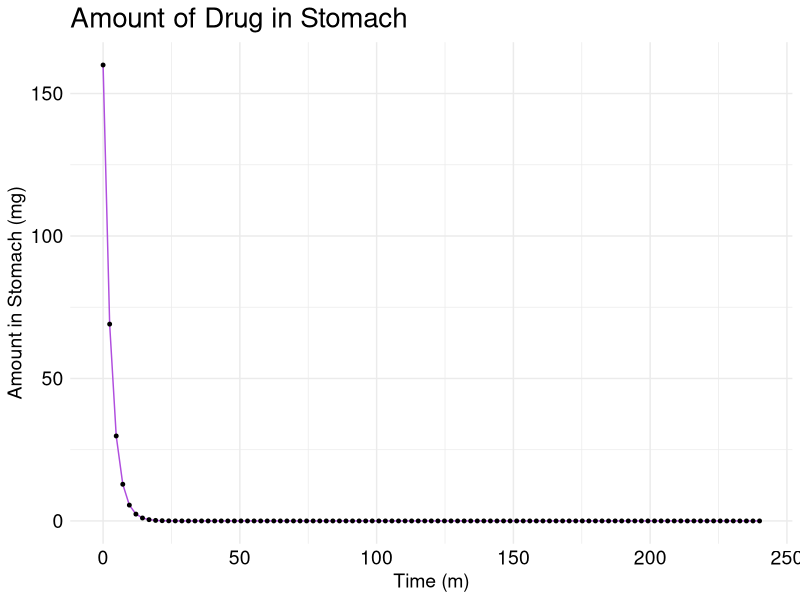
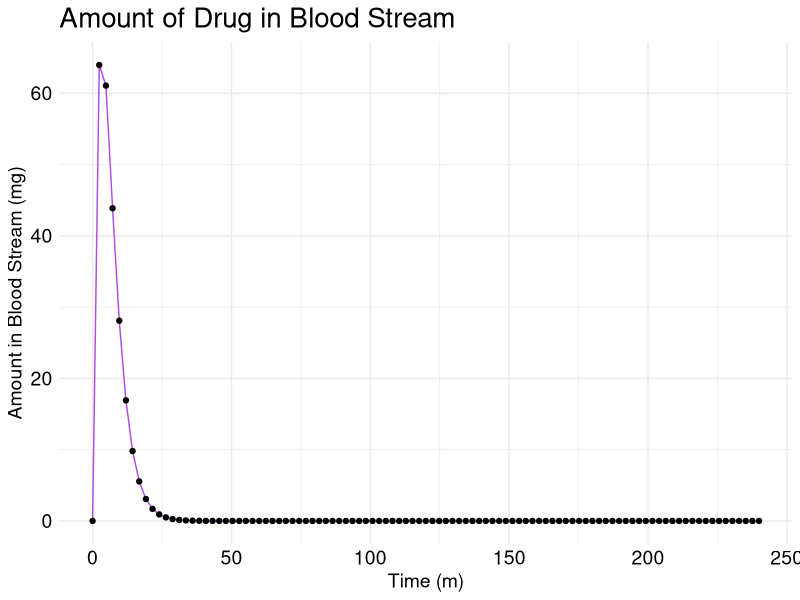
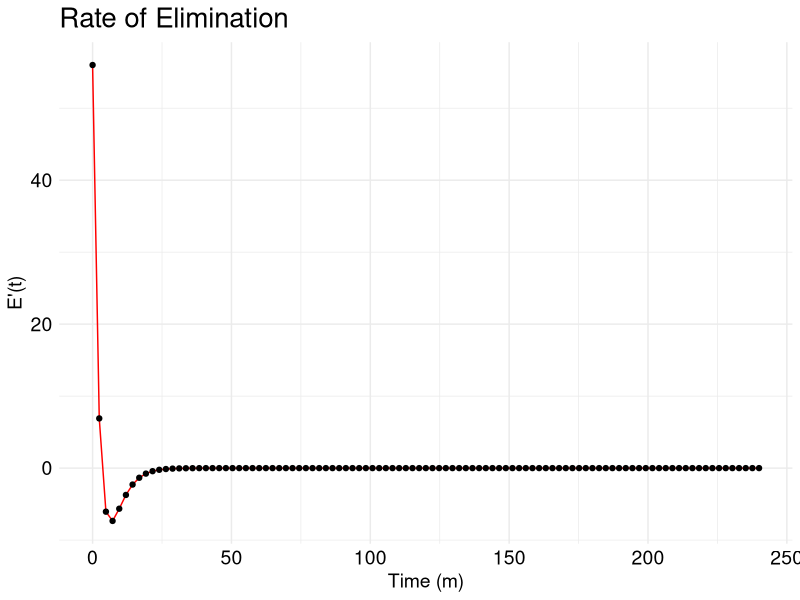
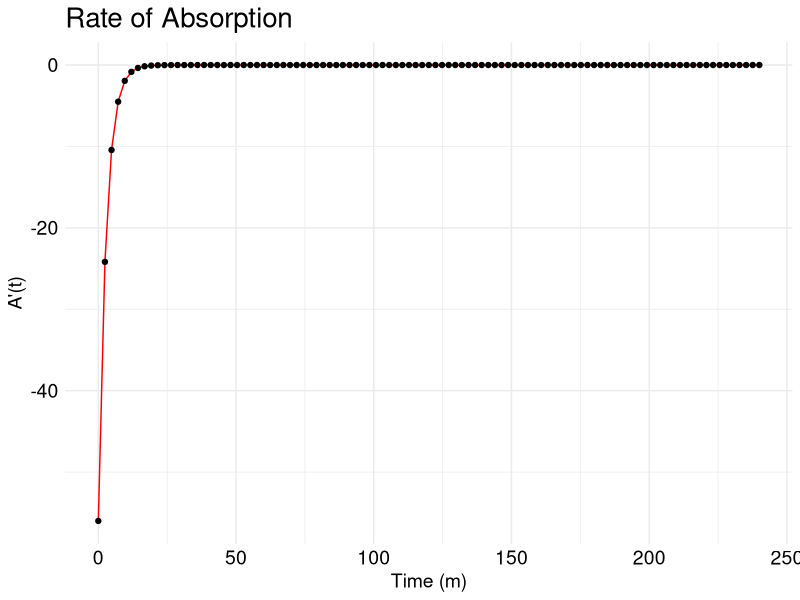

Write the R code that produced these figures, in order.
# values of variables used in analysis of Tylenol dosing chart
drug_dosage = 160
k_a = 0.35
k_e = 0.27
K = k_a/(k_a - k_e)

# defining absorption as a function of time (A(t))
absorption <- function(time) {
  return( drug_dosage * exp(-k_a*time) )
}


# defining elimination as a function of time (E(t))
elimination <- function(time) {
  return((drug_dosage * K) * ((exp(-k_e*time)) - (exp(-k_a*time))))
}

# defining the derivative of absorption as a function of time (A'(t))
elimderiv <- function(time) {
  return(drug_dosage * K * (-k_e*exp(-k_e*time) + k_a*exp(-k_a*time)))
}

# defining the derivative of elimination as a function of time (E'(t))
absorpderiv <- function(time) {
  return(drug_dosage * -k_a * exp(-k_a * time))
}

# defining the elimination of 400 mg of ibuprofen as a function of time in order to determine dosing intervals. this function was not graphed; the dosing interval was determined by generating a table of values in the console, which was manually done and is not coded here
E <- function(time) {
  return(2000 * (exp(-0.4*time) - exp(-0.5*time)))
}


# library calling for packages that contain graphing functions
library(tidyverse)
require(ggthemes)

# graphing + designing the absorption over time graph
ggplot() + 
  stat_function(fun = absorption, geom = 'line', colour = '#b04ede', size = 0.5) + 
  stat_function(fun = absorption, geom = 'point', size = 1) + 
  xlim(0, 240) + theme_minimal() + 
  labs(title = "Amount of Drug in Stomach",
       x = "Time (m)",
       y = "Amount in Stomach (mg)") +
  theme(
    axis.title = element_text(family = 'Helvetica', size = 14, color = 'black'),
    axis.text = element_text(family = 'Helvetica', size = 14, color = 'black'),
    plot.title = element_text(family = 'Helvetica', size = 20, color = 'black')
  )

# graphing + designing the elimination over time graph
ggplot() + 
  stat_function(fun = elimination, geom = 'line', colour = '#b04ede', size = 0.5) +
  stat_function(fun = elimination, geom = 'point') +
  xlim(0, 240) + theme_minimal() +
  labs(title = "Amount of Drug in Blood Stream",
       x = "Time (m)",
       y = "Amount in Blood Stream (mg)") + 
    theme(
      axis.title = element_text(family = 'Helvetica', size = 14, color = 'black'),
      axis.text = element_text(family = 'Helvetica', size = 14, color = 'black'),
      plot.title = element_text(family = 'Helvetica', size = 20, color = 'black')
    )

# graphing + designing the derivative of elimination
ggplot() + 
  stat_function(fun = elimderiv, geom = 'line', color = 'red', size = 0.5) +
  stat_function(fun = elimderiv, geom = 'point') +
  xlim(0, 240) + theme_minimal() +
  labs(title = "Rate of Elimination",
       x = "Time (m)",
       y = "E'(t)") + 
  theme(
    axis.title = element_text(family = 'Helvetica', size = 14, color = 'black'),
    axis.text = element_text(family = 'Helvetica', size = 14, color = 'black'),
    plot.title = element_text(family = 'Helvetica', size = 20, color = 'black')
  )

# graphing + designing the derivative of absorption
ggplot() + 
  stat_function(fun = absorpderiv, geom = 'line', color = 'red', size = 0.5) +
  stat_function(fun = absorpderiv, geom = 'point') +
  xlim(0, 240) + theme_minimal() +
  labs(title = "Rate of Absorption",
       x = "Time (m)",
       y = "A'(t)") + 
  theme(
    axis.title = element_text(family = 'Helvetica', size = 14, color = 'black'),
    axis.text = element_text(family = 'Helvetica', size = 14, color = 'black'),
    plot.title = element_text(family = 'Helvetica', size = 20, color = 'black')
  )
